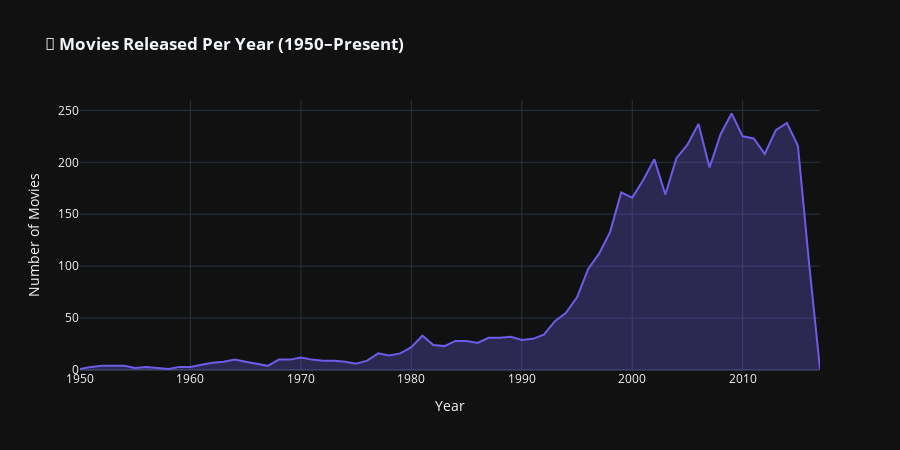

Source (notebook cell):
### Markdown cell above
### 3.4 Release Year Trends

### Code cell
# ── Movies released per year ──
df['release_date'] = pd.to_datetime(df['release_date'], errors='coerce')
df['release_year'] = df['release_date'].dt.year

yearly_counts = df['release_year'].dropna().astype(int).value_counts().sort_index()
yearly_counts = yearly_counts[yearly_counts.index >= 1950]  # Focus on modern era

fig = px.area(
    x=yearly_counts.index, y=yearly_counts.values,
    labels={'x': 'Year', 'y': 'Number of Movies'},
    title='<b>📅 Movies Released Per Year (1950–Present)</b>',
)
fig.update_traces(fill='tozeroy', line_color='#6C5CE7', fillcolor='rgba(108,92,231,0.3)')
fig.update_layout(template='plotly_dark', width=900, height=450)
fig.show()

### Figure 1 — Plotly figure (JSON) as saved in the notebook; plotly's stock layout.template omitted (floating-point values rounded to 4 significant figures)
{"data": [{"fill": "tozeroy", "fillcolor": "rgba(108,92,231,0.3)", "fillpattern": {"shape": ""}, "hovertemplate": "Year=%{x}<br>Number of Movies=%{y}<extra></extra>", "legendgroup": "", "line": {"color": "#6C5CE7"}, "marker": {"symbol": "circle"}, "mode": "lines", "name": "", "orientation": "v", "showlegend": false, "stackgroup": "1", "type": "scatter", "x": [1950, 1951, 1952, 1953, 1954, 1955, 1956, 1957, 1958, 1959, 1960, 1961, 1962, 1963, 1964, 1965, 1966, 1967, 1968, 1969, 1970, 1971, 1972, 1973, 1974, 1975, 1976, 1977, 1978, 1979, 1980, 1981, 1982, 1983, 1984, 1985, 1986, 1987, 1988, 1989, 1990, 1991, 1992, 1993, 1994, 1995, 1996, 1997, 1998, 1999, 2000, 2001, 2002, 2003, 2004, 2005, 2006, 2007, 2008, 2009, 2010, 2011, 2012, 2013, 2014, 2015, 2016, 2017], "xaxis": "x", "y": [1, 3, 4, 4, 4, 2, 3, 2, 1, 3, 3, 5, 7, 8, 10, 8, 6, 4, 10, 10, 12, 10, 9, 9, 8, 6, 9, 16, 14, 16, 22, 33, 24, 23, 28, 28, 26, 31, 31, 32, 29, 30, 34, 47, 55, 70, 97, 112, 133, 171, 166, 183, 203, 169, 204, 217, 237, 195, 227, 247, 225, 223, 208, 231, 238, 216, 104, 1], "yaxis": "y"}], "layout": {"height": 450, "legend": {"tracegroupgap": 0}, "title": {"text": "<b>📅 Movies Released Per Year (1950–Present)</b>"}, "width": 900, "xaxis": {"anchor": "y", "domain": [0.0, 1.0], "title": {"text": "Year"}}, "yaxis": {"anchor": "x", "domain": [0.0, 1.0], "title": {"text": "Number of Movies"}}}}
